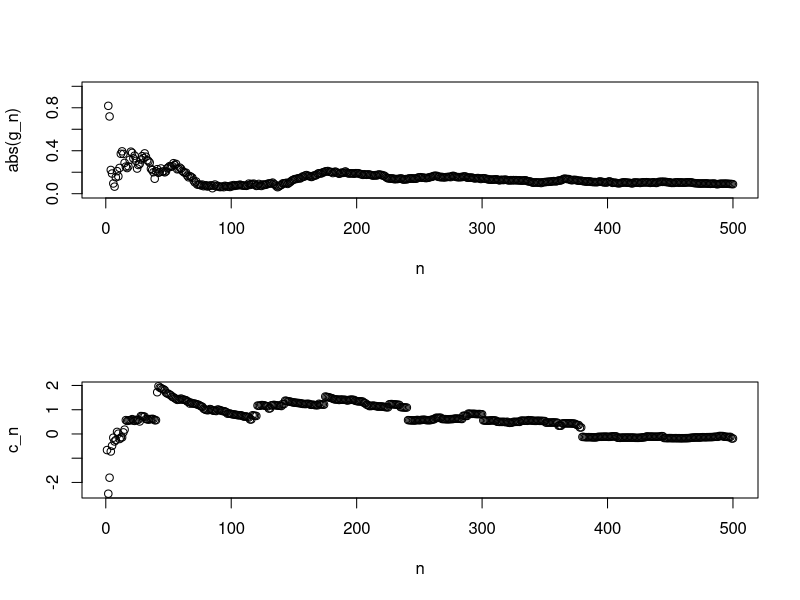

The R script that drew this image:
#Page 119

set.seed(30)

n = seq(1,500)

x_n = rnorm(500)
x_c = rcauchy(500)

g_n = c()
c_n = c()

for (i in n) {
  g_i = mean(x_n[1:i])
  c_i = mean(x_c[1:i])
  
  g_n = c(g_n, g_i)
  c_n = c(c_n, c_i)
}

par(mfrow = c(2,1))
plot(n,abs(g_n), ylim = c(0,1))

plot(n,c_n)

#The answer may vary due to difference in representation.
